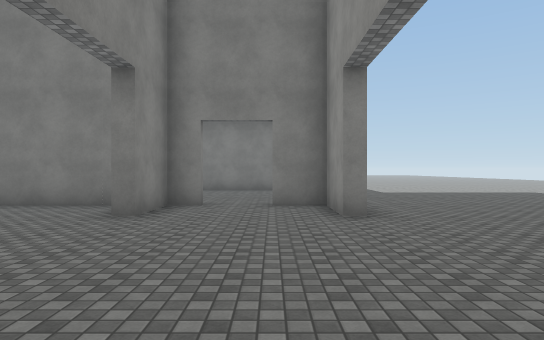
[1] (above)

22 first-person views from a walk through a scene from a Unity 3-D project. The camera is 1.5 m above the floor, looks level and sees 75° across. The floor is counted in squares, 2 m on a side. Each view is taken from the middle of a square. On the plan, view 1 faces up. The plan holds only what a view shows up to about 11 squares ahead; the rest is blank. The place goes on beyond the plan. The player is left out. Surface patterns are stand-ins for the level's own textures.

[2]
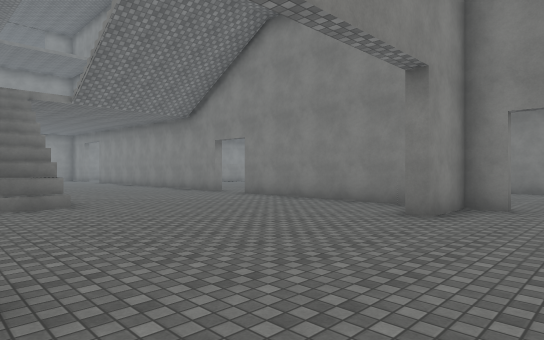

[3]
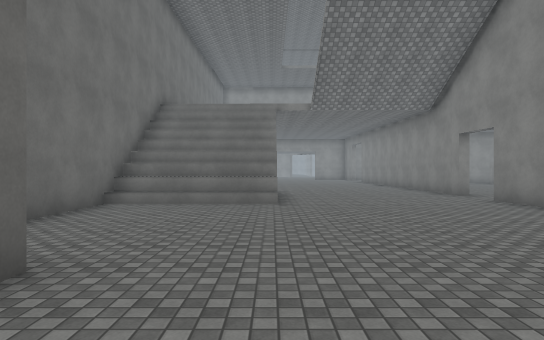

[4]
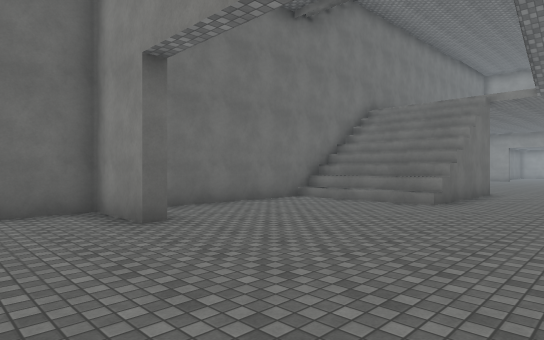

[5]
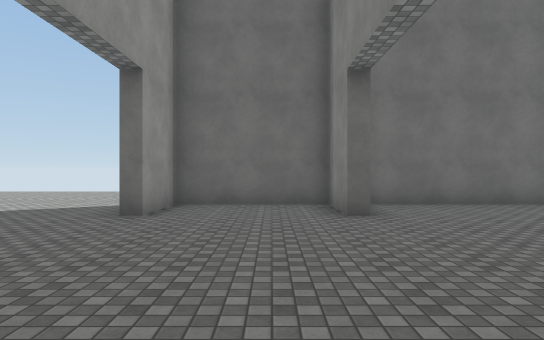

[6]
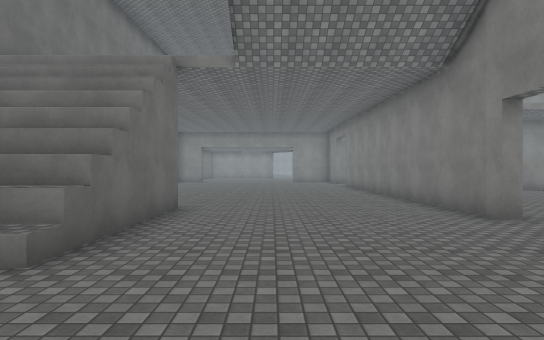

[7]
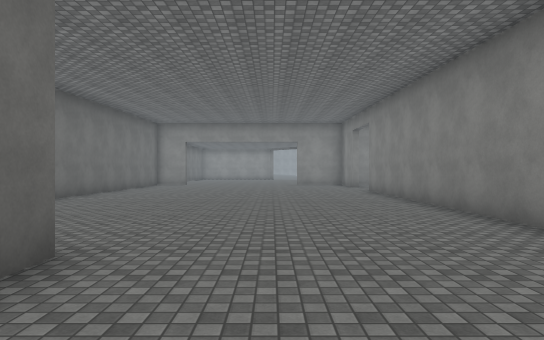

[8]
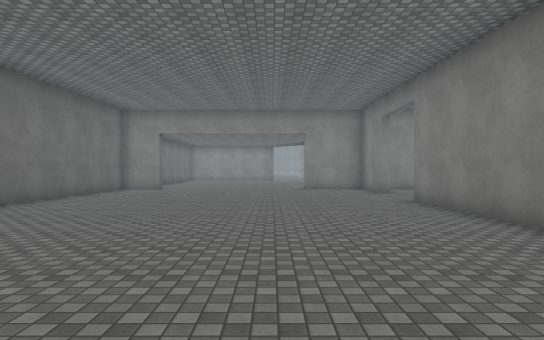

[9]
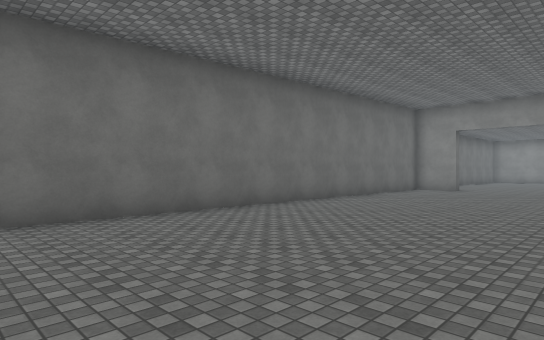

[10]
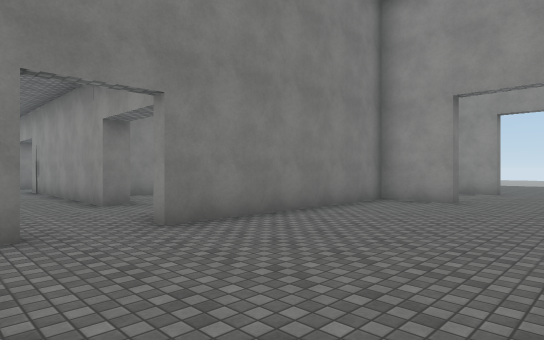

[11]
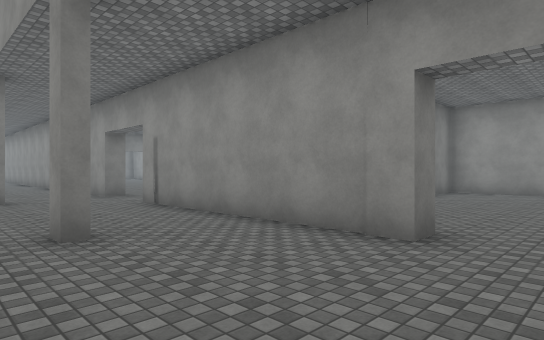

[12]
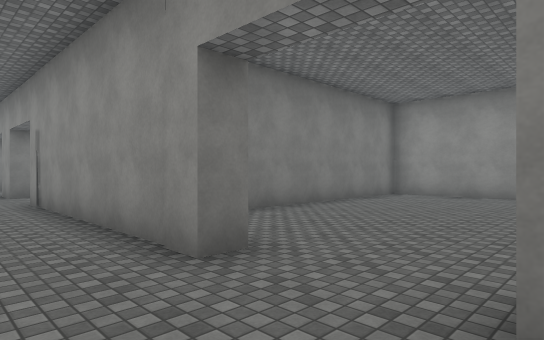

[13]
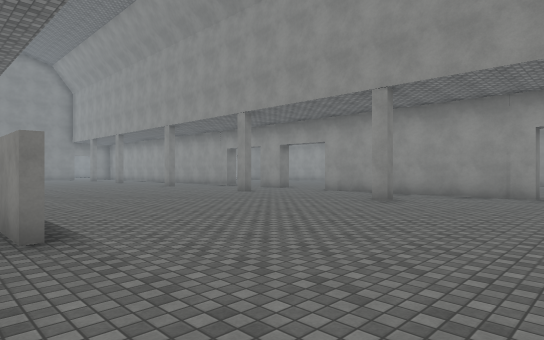

[14]
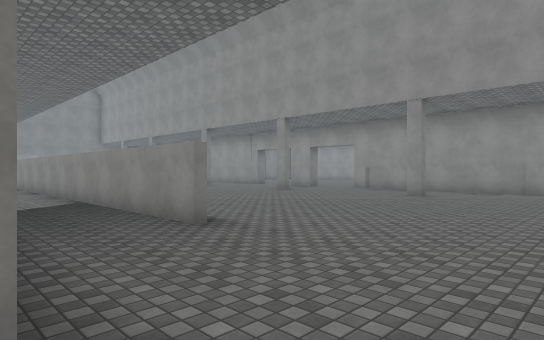

[15]
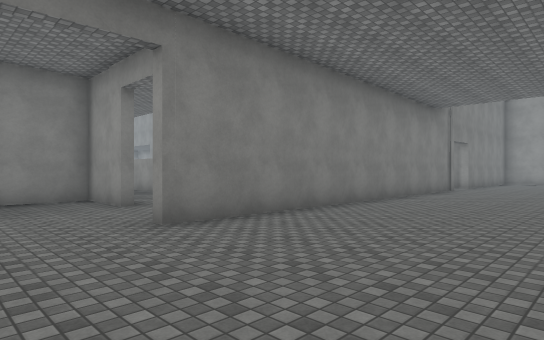

[16]
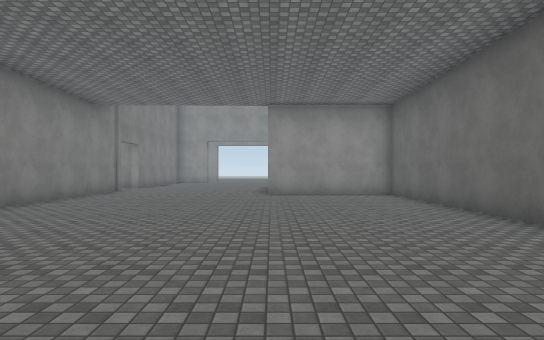

[17]
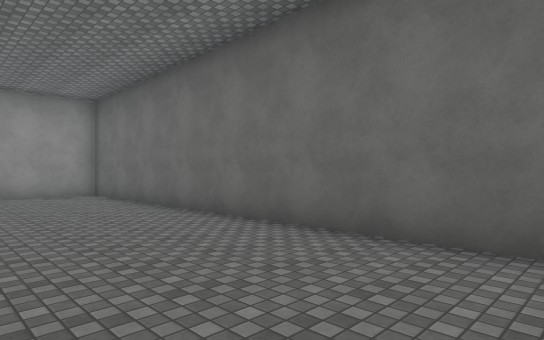

[18]
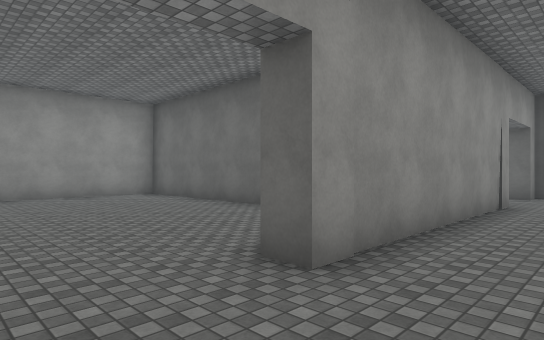

[19]
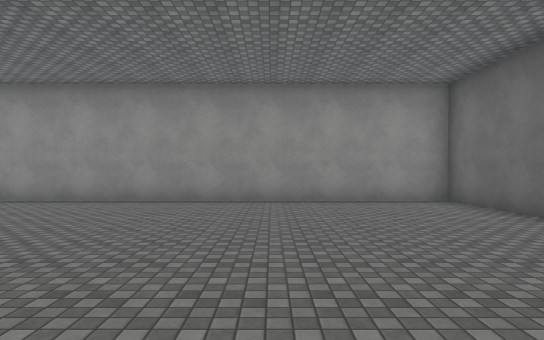

[20]
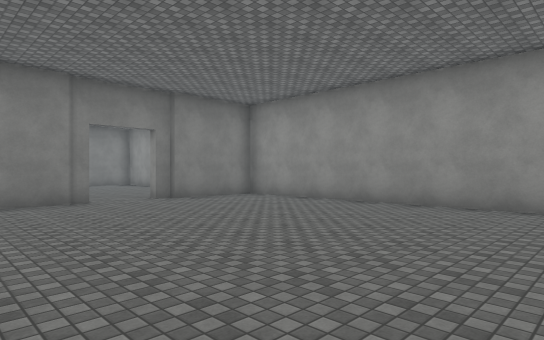

[21]
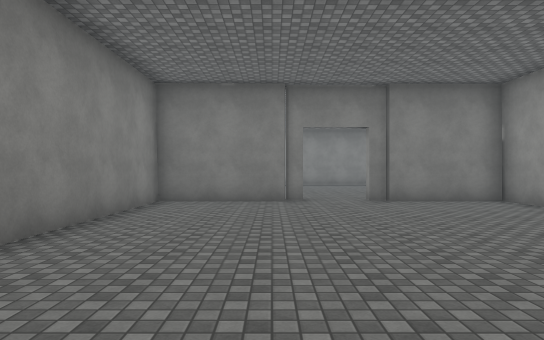

[22]
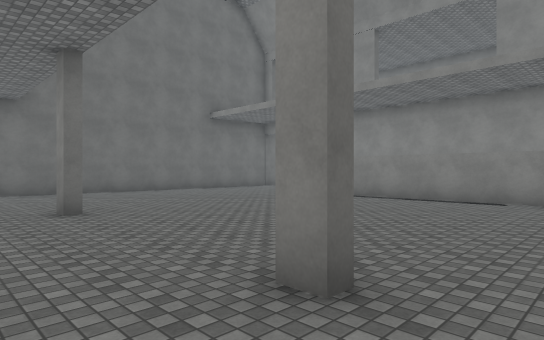

### Floor plan
Points are (right, up) in squares from view 1. A wall is a line through its corners. A room is listed if a view was taken in it or the views show most of it. See-through windows are left out.
Room 1 (views 1, 2, 3, 4, 5, 6, 7, 8, 9, 10, 15, 16, 17)
walls: (-8.7, 2.2) (-8.7, -1.7) (1.1, -1.7) (1.1, 0.3); (-10.3, 7.4) (-21.8, 7.4); (-9.2, 1.1) (-9.2, -1); (-2.6, 0.2) (-2.2, 0.2) (-2.2, -1.6); (-2.2, 7.5) (-2.2, 5.7) (-2.6, 5.7) (-2.6, 7.5); (-21, 10.2) (-21, 12.3) (-22.9, 12.3); (-1.5, 7.4) (-8.8, 7.4); (-24, -1.7) (-12.1, -1.7) (-12.1, 2.1) (-8.2, 2.1); (1.6, 5.7) (1.1, 5.7) (1.2, 7.4) (0, 7.4)
low walls: (-8.2, 2.1) (-8.2, -1.7)
ways out: opening at (-21, 9.5) to room 2; opening at (-9.5, 8) to room 2; opening at (-0.5, 8) to room 3; opening at (3, -2); opening at (3, 6)
Room 2 (views 11, 12, 13, 14, 18, 19, 20, 21, 22)
walls: (-10.7, 18.9) (-10.7, 18.2); (-7.8, 19.2) (-8.3, 19.2) (-8.3, 20.4); (-18.1, 18.9) (-18.1, 14.2); (-4.1, 28.5) (-7.7, 28.5) (-7.7, 23.5); (-11, 13) (-11, 13.5); (-18.3, 13.2) (-18.3, 21.9); (-4.5, 13.8) (0.5, 13.8) (0.5, 28.5) (-2.5, 28.5); (-8.3, 10.6) (-8.3, 16.9) (-7.8, 16.9); (-12, 7.7) (-10.6, 7.7); (-8.3, 7.8) (-8.3, 8.3)
ways out: opening at (-21, 9.5) to room 1; opening at (-9.5, 8) to room 1; opening at (-8, 9.5) to room 3; opening at (-3.5, 29)
Room 3 (no view inside)
walls: (-7.8, 10.6) (-8.3, 10.6); (0.5, 9.9) (0.5, 13.1) (-6.6, 13.1); (-8.3, 8.3) (-7.9, 8.3)
ways out: opening at (-0.5, 8) to room 1; opening at (-8, 9.5) to room 2

Where each view was taken, in squares from view 1:
view 1: 0 up, 0 right, facing up
view 2: 0 up, 0 right, facing up-left
view 3: 2 up, 0 right, facing left
view 4: 5 up, 0 right, facing down-left
view 5: 6 up, 1 left, facing down
view 6: 4 up, 5 left, facing left
view 7: 4 up, 9 left, facing left
view 8: 4 up, 13 left, facing left
view 9: 4 up, 13 left, facing down-left
view 10: 3 up, 11 left, facing up-right
view 11: 9 up, 12 left, facing up-right
view 12: 8 up, 10 left, facing up-right
view 13: 9 up, 19 left, facing up-right
view 14: 9 up, 21 left, facing up-right
view 15: 3 up, 24 left, facing up-right
view 16: 2 up, 23 left, facing right
view 17: 2 up, 23 left, facing down-right
view 18: 19 up, 10 left, facing down-right
view 19: 18 up, 8 left, facing right
view 20: 20 up, 7 left, facing up-right
view 21: 20 up, 5 left, facing up
view 22: 20 up, 9 left, facing down-left
